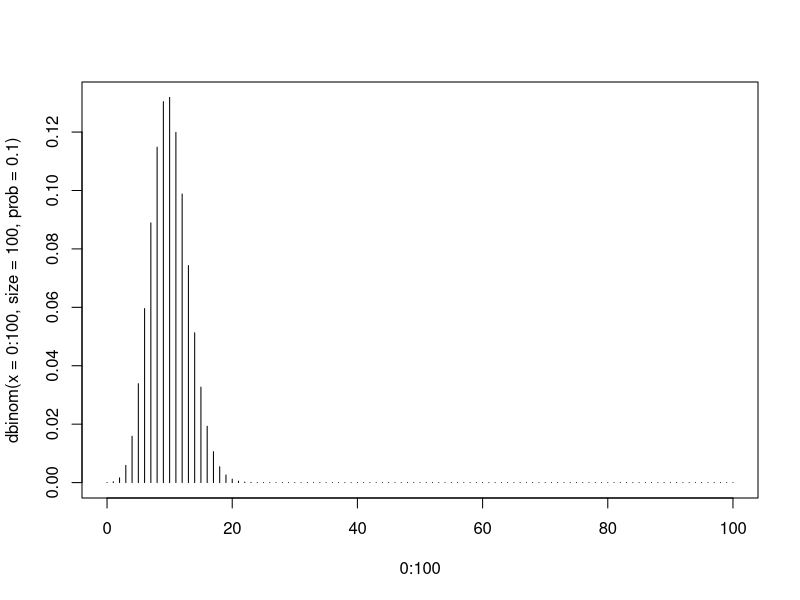
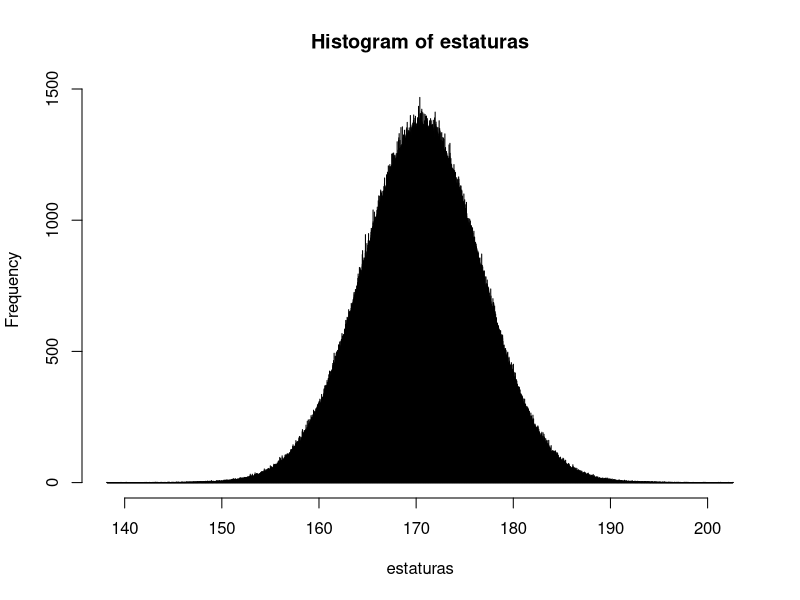
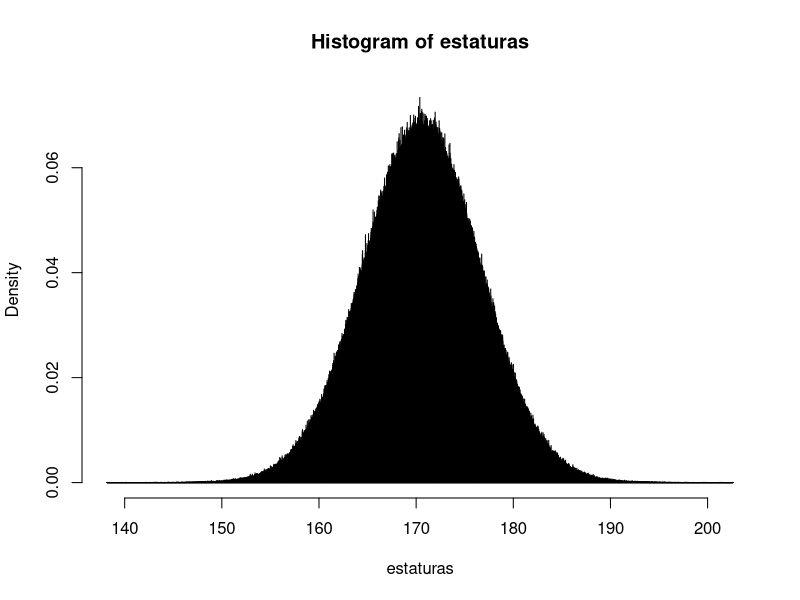
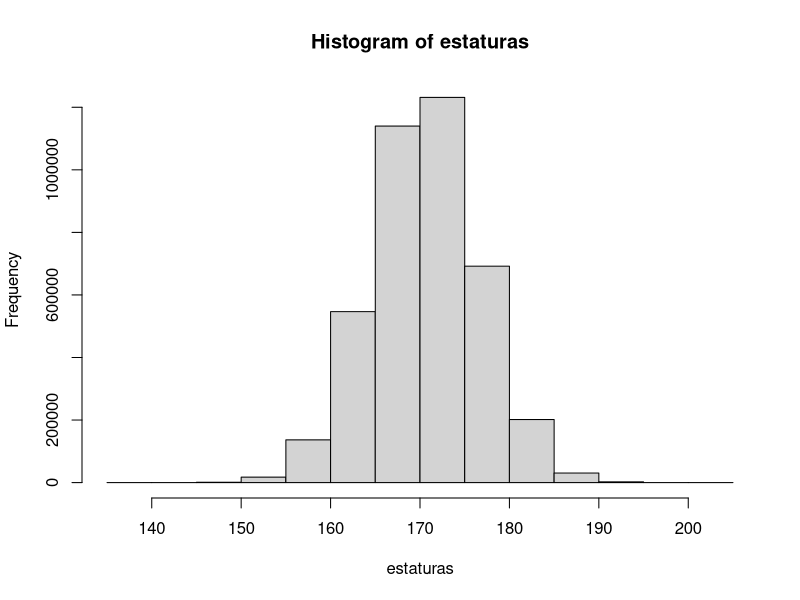

Write the R code that produced these figures, in order.

# Ejemplo 1: Simular una distribución Bernpulli
# Simular la proporción de masculino y femenino
# Población de tamaño 1000000
# P = 0.52 # mujeres
# 1- P = 0.48 # Hombres
# Simular 0 si es hombe, 1 si es mujer 
# r: random: aleatorio
set.seed(3072020)
x <- rbinom(n = 1000000, size = 1, prob = 0.52) # Bernoulli caso particular Binom (n = 1)
table(x) # Frecuencia absolutas
prop.table(table(x))

# table(datos$sexo) # Frecuencias absolutas
# Similar a 0.52
mean(x)

0.52 * 0.48 # Teórico: \sigma^2 = p (1-p)
# Similar a esto: Aproximamos
var(x)


# Ejemplo 2: Distribución binomila , p = 0.1, n = 100
# Calcular la probabilidad de que X = 9
# Probabilidades puntuales (con el prefijo d)
dbinom(x = 8, size = 100, prob = 0.1)

dbinom(x = 9, size = 100, prob = 0.1)
choose(100,9) * (0.1 ^9) * 0.9 ^ 91 # Usando directamente la fórmula

dbinom(x = 10, size = 100, prob = 0.1)
dbinom(x = 20, size = 100, prob = 0.1)


plot(x = 0:100, y = dbinom(x = 0:100, size = 100, prob = 0.1), type = "h")
# Probabilidades acumuladas (prefijo p)

# Clacular la probabilidad de que haya más de 9 personas morosoas (10 o más)
#  dbinom(x = 10, size = 100, prob = 0.1) + dbinom(x = 11, size = 100, prob = 0.1) + --
#   dbinom(x = 100, size = 100, prob = 0.1)
sum(dbinom(x = 10:100, size = 100, prob = 0.1)) # P(X >= 10)
1 - sum(dbinom(x = 0:9, size = 100, prob = 0.1)) # 1 - P(X <= 9))
1 - pbinom(q = 9, size = 100, prob = 0.1) # 1 - P(X <= 9)
pbinom(q = 9, size = 100, prob = 0.1, lower.tail = F) # P(X > 9) = P(X >= 10)


# P(X >= 20) = P(X <= 19)
1 - pbinom(q = 19, size = 100, prob = 0.1) # 1 - P(X <= 9)



# Estaturas de los hombres  colombianos: 170.6 (cm)
# Las estaturas se ha probado que sigue una normal


estaturas <- rnorm(4000000, mean = 170.6, sd = 6)
hist(estaturas, breaks = 10000)
hist(estaturas, breaks = 10000, probability = T)

# En la vida real mu = 170.6 y sigma = 6 se deben estimar con datos seleccionados de una muestra
hist(estaturas)
6 /  170.6 * 100

# P (X < 160)
pnorm(q = 160, mean = 170.6, sd = 6)

# P(X > 180) = P(X >= 180)
1 - pnorm(q = 180, mean = 170.6, sd = 6)

# P (170 < X < 180) = P(X > 170 & X < 187 )
# P(X < 180) - P(X < 170)
pnorm(q = 180, mean = 170.6, sd = 6) - pnorm(q = 170, mean = 170.6, sd = 6) 

# P (180 < X < 185: ejercicio, colocar que mu = 182 (Holandeses), mu = 7
# Comparar P (180 < X < 185) con los datos colombianos mu = 170.6, sigma = 6


############### Distribución estandar ###################################
# P (X < 160)
pnorm(q = 160, mean = 170.6, sd = 6)
# (160 - 170.6) / 6 = -1.7667

# P(Z < 1.7666)
pnorm(q = (160 - 170.6) / 6 , mean = 0, sd = 1)
pnorm(q = (160 - 170.6) / 6)


#  P (170 < X < 180)
# P(X < 180) - P(X < 170)
pnorm(q = 180, mean = 170.6, sd = 6) - pnorm(q = 170, mean = 170.6, sd = 6) 

# P(Z < 1.567) - P(Z < -0.1)
pnorm(q = (180 - 170.6) / 6) - pnorm(q = (170 - 170.6) / 6) 

# Uniforme
# X ~ U (a = 7, b = 15)
# P(8 < X < 10 )
# punif(10, min = 7, max = 15) - punif(8, min = 7, max = 15)  

